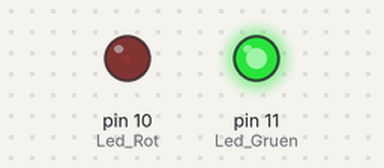
This sketch was run on a simulated Arduino Uno, built with avr-gcc and run on an emulated ATmega328P. Parts: output pins drawn as LEDs (lit = HIGH).

Above: at 0.05 s.
At 2.15 s:
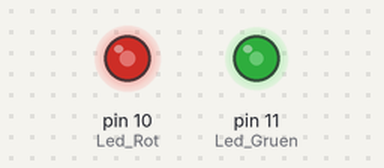
At 3.45 s:
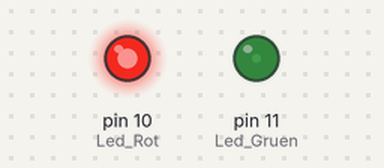
At 6.9 s:
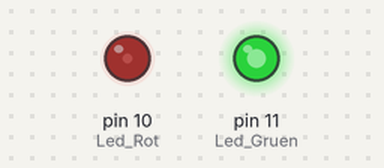
Timing chart, 0 to 10.0 s (numbered marks = the images above):
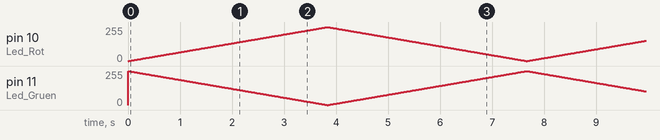

The sketch:

KY029-Arduino-PWM.ino
```cpp
int Led_Rot = 10;
int Led_Gruen = 11;

int val;

void setup () {
  // Initialisierung Ausgangspins für die LEDs
  pinMode (Led_Rot, OUTPUT);
  pinMode (Led_Gruen, OUTPUT);
}
void loop () {
   // Innerhalb einer For-Schleife werden den beiden LEDs verschiedene PWM-Werte uebergeben
   // Dadurch entsteht ein Farbverlauf, in dem sich durch das Vermischen unterschiedlicher
   // Helligkeitstufen der beiden integrierten LEDs, unterschiedliche Farben entstehen
   for (val = 255; val> 0; val--)
      {
      analogWrite (Led_Gruen, val);
      analogWrite (Led_Rot, 255-val);
      delay (15);
   }
   // In der zweiten For-Schleife wird der Farbverlauf rückwärts durchgegangen
   for (val = 0; val <255; val++)
      {
      analogWrite (Led_Gruen, val);
      analogWrite (Led_Rot, 255-val);
      delay (15);
   }
}
```
